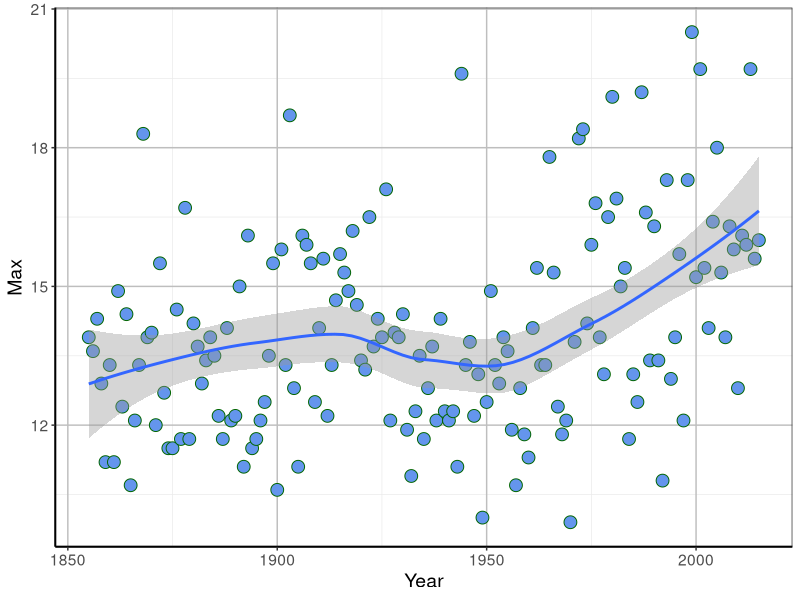

Here is the R script that generated this plot:
library(tidyverse)

# Calculates the number of days above a given maximum temperature--------------------

dataw <- read.csv("data/melbourne.csv", header = TRUE)

input <- dataw %>%
        group_by(Year) %>%
        filter(Month == 9) %>%
        #filter (Min >= 18 ) %>%
        summarise(Count = n(), Max = max(Min))
        
input

plot <- ggplot(input, aes(x=Year, y = Max)) +
        geom_point(size=4, shape=21, fill = "cornflowerblue", colour = "darkgreen") +
        geom_smooth(method=loess)+
        theme_bw() +
        theme(panel.grid.major = element_line(size = 0.5, color = "grey"), 
        axis.line = element_line(size = 0.7, color = "black"), 
        text = element_text(size = 14))
plot
